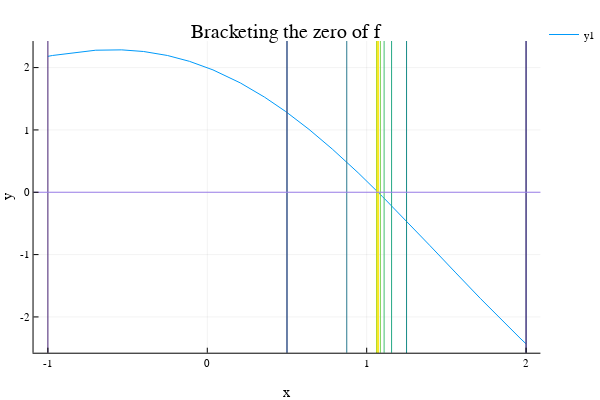

The notebook cell this image was saved under:
### Code cell
plot(f,xlims=endpoints_M_f[:,1])
for ii in 1:N_M
    vline!(endpoints_M_f[:,ii],color=cgrad(:viridis)[ii/N_M],label="")
end
hline!([0],label="")
plot!(title="Bracketing the zero of f",xlabel="x",ylabel="y")

### Figure 1 — Plotly figure (JSON) as saved in the notebook; plotly's stock layout.template omitted (floating-point values rounded to 4 significant figures)
{"data": [{"colorbar": {"title": ""}, "hoverinfo": "text", "legendgroup": "y1", "line": {"color": "rgba(0, 154, 250, 1.000)", "dash": "solid", "shape": "linear", "width": 1}, "mode": "lines", "name": "y1", "showlegend": true, "text": [null, null, null, null, null, null, null, null, null, null, null, null, null, null, null, null, null, null, null, null, null], "type": "scatter", "x": [-1, -0.9707, -0.6998, -0.537, -0.3994, -0.2498, -0.112, 0.03578, 0.207, 0.3592, 0.4926, 0.6381, 0.7844, 0.9462, 1.1, 1.26, 1.395, 1.559, 1.714, 1.962, 2], "xaxis": "x1", "y": [2.181, 2.194, 2.279, 2.284, 2.258, 2.194, 2.101, 1.963, 1.755, 1.526, 1.294, 1.009, 0.6927, 0.3128, -0.07222, -0.4902, -0.8505, -1.294, -1.706, -2.339, -2.432], "yaxis": "y1", "zmax": null, "zmin": null}, {"colorbar": {"title": ""}, "hoverinfo": "text", "legendgroup": "", "line": {"color": "rgba(72, 36, 117, 1.000)", "dash": "solid", "shape": "linear", "width": 1}, "mode": "lines", "name": "", "showlegend": false, "text": [null, null], "type": "scatter", "x": [-1, -1], "xaxis": "x1", "y": [-502.5, 502.4], "yaxis": "y1", "zmax": null, "zmin": null}, {"colorbar": {"title": ""}, "hoverinfo": "text", "legendgroup": "", "line": {"color": "rgba(72, 36, 117, 1.000)", "dash": "solid", "shape": "linear", "width": 1}, "mode": "lines", "name": "", "showlegend": false, "text": [null, null], "type": "scatter", "x": [2, 2], "xaxis": "x1", "y": [-502.5, 502.4], "yaxis": "y1", "zmax": null, "zmin": null}, {"colorbar": {"title": ""}, "hoverinfo": "text", "legendgroup": "", "line": {"color": "rgba(65, 68, 135, 1.000)", "dash": "solid", "shape": "linear", "width": 1}, "mode": "lines", "name": "", "showlegend": false, "text": [null, null], "type": "scatter", "x": [0.5, 0.5], "xaxis": "x1", "y": [-502.5, 502.4], "yaxis": "y1", "zmax": null, "zmin": null}, {"colorbar": {"title": ""}, "hoverinfo": "text", "legendgroup": "", "line": {"color": "rgba(65, 68, 135, 1.000)", "dash": "solid", "shape": "linear", "width": 1}, "mode": "lines", "name": "", "showlegend": false, "text": [null, null], "type": "scatter", "x": [2, 2], "xaxis": "x1", "y": [-502.5, 502.4], "yaxis": "y1", "zmax": null, "zmin": null}, {"colorbar": {"title": ""}, "hoverinfo": "text", "legendgroup": "", "line": {"color": "rgba(53, 95, 141, 1.000)", "dash": "solid", "shape": "linear", "width": 1}, "mode": "lines", "name": "", "showlegend": false, "text": [null, null], "type": "scatter", "x": [0.5, 0.5], "xaxis": "x1", "y": [-502.5, 502.4], "yaxis": "y1", "zmax": null, "zmin": null}, {"colorbar": {"title": ""}, "hoverinfo": "text", "legendgroup": "", "line": {"color": "rgba(53, 95, 141, 1.000)", "dash": "solid", "shape": "linear", "width": 1}, "mode": "lines", "name": "", "showlegend": false, "text": [null, null], "type": "scatter", "x": [1.25, 1.25], "xaxis": "x1", "y": [-502.5, 502.4], "yaxis": "y1", "zmax": null, "zmin": null}, {"colorbar": {"title": ""}, "hoverinfo": "text", "legendgroup": "", "line": {"color": "rgba(42, 121, 142, 1.000)", "dash": "solid", "shape": "linear", "width": 1}, "mode": "lines", "name": "", "showlegend": false, "text": [null, null], "type": "scatter", "x": [0.875, 0.875], "xaxis": "x1", "y": [-502.5, 502.4], "yaxis": "y1", "zmax": null, "zmin": null}, {"colorbar": {"title": ""}, "hoverinfo": "text", "legendgroup": "", "line": {"color": "rgba(42, 121, 142, 1.000)", "dash": "solid", "shape": "linear", "width": 1}, "mode": "lines", "name": "", "showlegend": false, "text": [null, null], "type": "scatter", "x": [1.25, 1.25], "xaxis": "x1", "y": [-502.5, 502.4], "yaxis": "y1", "zmax": null, "zmin": null}, {"colorbar": {"title": ""}, "hoverinfo": "text", "legendgroup": "", "line": {"color": "rgba(33, 144, 140, 1.000)", "dash": "solid", "shape": "linear", "width": 1}, "mode": "lines", "name": "", "showlegend": false, "text": [null, null], "type": "scatter", "x": [1.062, 1.062], "xaxis": "x1", "y": [-502.5, 502.4], "yaxis": "y1", "zmax": null, "zmin": null}, {"colorbar": {"title": ""}, "hoverinfo": "text", "legendgroup": "", "line": {"color": "rgba(33, 144, 140, 1.000)", "dash": "solid", "shape": "linear", "width": 1}, "mode": "lines", "name": "", "showlegend": false, "text": [null, null], "type": "scatter", "x": [1.25, 1.25], "xaxis": "x1", "y": [-502.5, 502.4], "yaxis": "y1", "zmax": null, "zmin": null}, {"colorbar": {"title": ""}, "hoverinfo": "text", "legendgroup": "", "line": {"color": "rgba(35, 168, 132, 1.000)", "dash": "solid", "shape": "linear", "width": 1}, "mode": "lines", "name": "", "showlegend": false, "text": [null, null], "type": "scatter", "x": [1.062, 1.062], "xaxis": "x1", "y": [-502.5, 502.4], "yaxis": "y1", "zmax": null, "zmin": null}, {"colorbar": {"title": ""}, "hoverinfo": "text", "legendgroup": "", "line": {"color": "rgba(35, 168, 132, 1.000)", "dash": "solid", "shape": "linear", "width": 1}, "mode": "lines", "name": "", "showlegend": false, "text": [null, null], "type": "scatter", "x": [1.156, 1.156], "xaxis": "x1", "y": [-502.5, 502.4], "yaxis": "y1", "zmax": null, "zmin": null}, {"colorbar": {"title": ""}, "hoverinfo": "text", "legendgroup": "", "line": {"color": "rgba(68, 191, 112, 1.000)", "dash": "solid", "shape": "linear", "width": 1}, "mode": "lines", "name": "", "showlegend": false, "text": [null, null], "type": "scatter", "x": [1.062, 1.062], "xaxis": "x1", "y": [-502.5, 502.4], "yaxis": "y1", "zmax": null, "zmin": null}, {"colorbar": {"title": ""}, "hoverinfo": "text", "legendgroup": "", "line": {"color": "rgba(68, 191, 112, 1.000)", "dash": "solid", "shape": "linear", "width": 1}, "mode": "lines", "name": "", "showlegend": false, "text": [null, null], "type": "scatter", "x": [1.109, 1.109], "xaxis": "x1", "y": [-502.5, 502.4], "yaxis": "y1", "zmax": null, "zmin": null}, {"colorbar": {"title": ""}, "hoverinfo": "text", "legendgroup": "", "line": {"color": "rgba(121, 209, 81, 1.000)", "dash": "solid", "shape": "linear", "width": 1}, "mode": "lines", "name": "", "showlegend": false, "text": [null, null], "type": "scatter", "x": [1.062, 1.062], "xaxis": "x1", "y": [-502.5, 502.4], "yaxis": "y1", "zmax": null, "zmin": null}, {"colorbar": {"title": ""}, "hoverinfo": "text", "legendgroup": "", "line": {"color": "rgba(121, 209, 81, 1.000)", "dash": "solid", "shape": "linear", "width": 1}, "mode": "lines", "name": "", "showlegend": false, "text": [null, null], "type": "scatter", "x": [1.086, 1.086], "xaxis": "x1", "y": [-502.5, 502.4], "yaxis": "y1", "zmax": null, "zmin": null}, {"colorbar": {"title": ""}, "hoverinfo": "text", "legendgroup": "", "line": {"color": "rgba(189, 223, 39, 1.000)", "dash": "solid", "shape": "linear", "width": 1}, "mode": "lines", "name": "", "showlegend": false, "text": [null, null], "type": "scatter", "x": [1.062, 1.062], "xaxis": "x1", "y": [-502.5, 502.4], "yaxis": "y1", "zmax": null, "zmin": null}, {"colorbar": {"title": ""}, "hoverinfo": "text", "legendgroup": "", "line": {"color": "rgba(189, 223, 39, 1.000)", "dash": "solid", "shape": "linear", "width": 1}, "mode": "lines", "name": "", "showlegend": false, "text": [null, null], "type": "scatter", "x": [1.074, 1.074], "xaxis": "x1", "y": [-502.5, 502.4], "yaxis": "y1", "zmax": null, "zmin": null}, {"colorbar": {"title": ""}, "hoverinfo": "text", "legendgroup": "", "line": {"color": "rgba(253, 231, 37, 1.000)", "dash": "solid", "shape": "linear", "width": 1}, "mode": "lines", "name": "", "showlegend": false, "text": [null, null], "type": "scatter", "x": [1.068, 1.068], "xaxis": "x1", "y": [-502.5, 502.4], "yaxis": "y1", "zmax": null, "zmin": null}, {"colorbar": {"title": ""}, "hoverinfo": "text", "legendgroup": "", "line": {"color": "rgba(253, 231, 37, 1.000)", "dash": "solid", "shape": "linear", "width": 1}, "mode": "lines", "name": "", "showlegend": false, "text": [null, null], "type": "scatter", "x": [1.074, 1.074], "xaxis": "x1", "y": [-502.5, 502.4], "yaxis": "y1", "zmax": null, "zmin": null}, {"colorbar": {"title": ""}, "hoverinfo": "text", "legendgroup": "", "line": {"color": "rgba(155, 127, 233, 1.000)", "dash": "solid", "shape": "linear", "width": 1}, "mode": "lines", "name": "", "showlegend": false, "text": [null, null], "type": "scatter", "x": [-319.1, 320.1], "xaxis": "x1", "y": [0, 0], "yaxis": "y1", "zmax": null, "zmin": null}], "layout": {"annotations": [{"font": {"color": "rgba(0, 0, 0, 1.000)", "family": "sans-serif", "size": 20}, "rotation": 0, "showarrow": false, "text": "Bracketing the zero of f", "x": 0.5275, "xanchor": "center", "xref": "paper", "y": 1, "yanchor": "top", "yref": "paper"}], "height": 400, "legend": {"bgcolor": "rgba(255, 255, 255, 1.000)", "bordercolor": "rgba(0, 0, 0, 1.000)", "font": {"color": "rgba(0, 0, 0, 1.000)", "family": "sans-serif", "size": 11}, "tracegroupgap": 0, "x": 1, "y": 1}, "margin": {"b": 20, "l": 0, "r": 0, "t": 20}, "paper_bgcolor": "rgba(255, 255, 255, 1.000)", "plot_bgcolor": "rgba(255, 255, 255, 1.000)", "showlegend": true, "width": 600, "xaxis": {"anchor": "y1", "domain": [0.06165, 0.9934], "gridcolor": "rgba(0, 0, 0, 0.100)", "gridwidth": 0.5, "linecolor": "rgba(0, 0, 0, 1.000)", "mirror": false, "range": [-1.09, 2.09], "showgrid": true, "showline": true, "showticklabels": true, "tickangle": 0, "tickcolor": "rgb(0, 0, 0)", "tickfont": {"color": "rgba(0, 0, 0, 1.000)", "family": "sans-serif", "size": 11}, "tickmode": "array", "ticks": "inside", "ticktext": ["-1", "0", "1", "2"], "tickvals": [-1, 0, 1, 2], "title": "x", "titlefont": {"color": "rgba(0, 0, 0, 1.000)", "family": "sans-serif", "size": 15}, "type": "-", "visible": true, "zeroline": false, "zerolinecolor": "rgba(0, 0, 0, 1.000)"}, "yaxis": {"anchor": "x1", "domain": [0.07581, 0.9415], "gridcolor": "rgba(0, 0, 0, 0.100)", "gridwidth": 0.5, "linecolor": "rgba(0, 0, 0, 1.000)", "mirror": false, "range": [-2.574, 2.426], "showgrid": true, "showline": true, "showticklabels": true, "tickangle": 0, "tickcolor": "rgb(0, 0, 0)", "tickfont": {"color": "rgba(0, 0, 0, 1.000)", "family": "sans-serif", "size": 11}, "tickmode": "array", "ticks": "inside", "ticktext": ["-2", "-1", "0", "1", "2"], "tickvals": [-2, -1, 0, 1, 2], "title": "y", "titlefont": {"color": "rgba(0, 0, 0, 1.000)", "family": "sans-serif", "size": 15}, "type": "-", "visible": true, "zeroline": false, "zerolinecolor": "rgba(0, 0, 0, 1.000)"}}}
